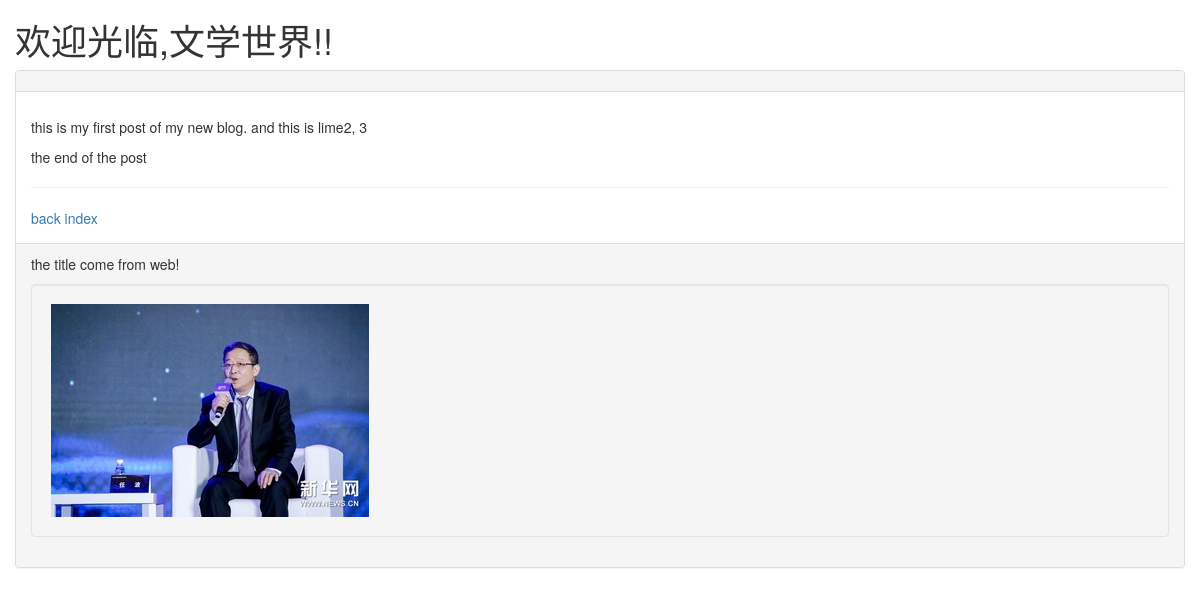
Before: /post/first-post/ with the older database file.
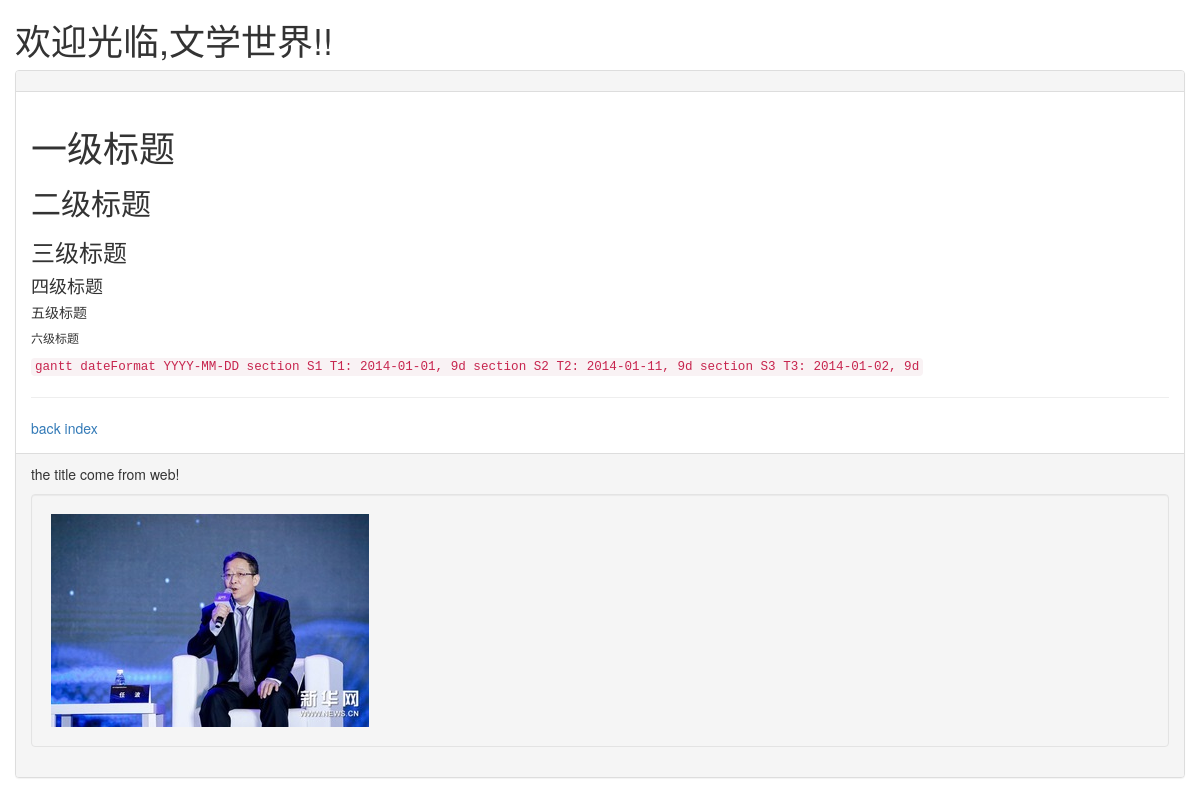
After: the same page with the newer database file.
### djs/models.py (models this page shows, shortened)
class Post(models.Model):
    title=models.CharField(max_length=200)
    slug=models.CharField(max_length=200)
    body=models.TextField()
    pub_date=models.DateTimeField(default=timezone.now)
    class Meta:
        ordering=('-pub_date',)

### djs/views.py (the view)
# urls.py: path('post/<slug:slug>/',showpost)
def showpost(request,slug):
    try:
        post=Post.objects.get(slug=slug)
        if post!=None:
            return render(request,'post.html',locals())
    except:
        return redirect('/')

### templates/post.html (shortened to what this page needs)
{% extends 'base.html' %}
{% load markdown_deux_tags %}
{% block content %}
   <p>
      {{post.body | markdown }}
   </p>
   <hr>
  <a href='/'>back index</a>
{% endblock content %}

### templates/base.html (shortened to what this page needs)
<!DOCTYPE html>
<html >
<head>
    <link rel="stylesheet" href="/static/css/bootstrap.min.css">
</head>
<body>
<div class='container-fluid'>
   {% include  'head.html' %}
   <div class='panel panel-default'>
     <div class='panel-heading'>
   </div>
   <div class="panel-body">
   {% block content %}
   {% endblock  %}
   </div>
   <div class="panel-footer">
{% include 'footer.html' %}
<div class='well'>
     <img src="/static/img/a.jpg">
</div>
</div>
   </div>
</div>
</body>
</html>

### templates/head.html
<h1>
欢迎光临,文学世界!!
</h1>

### templates/footer.html
{% block footer %}
{% if now %}
  <p>
     now time is :{{now}}
  </p>
  {% else %}
  <p>
    the title come from web!
  </p>
{% endif %}
{% endblock footer %}

Changed rows visible on the page:
changed Post: body "this is my first post of my new blog. and this is lime2, 3 the end of the post" → "一级标题 二级标题 三级标题 四级标题 五级标题 六级标题 gantt dateFormat YYYY-MM-DD section S1 T1: 2014-01-01, 9d section S2 T2: 2014-01-11, 9d section S3 T3: 2014-01-02, 9d"
